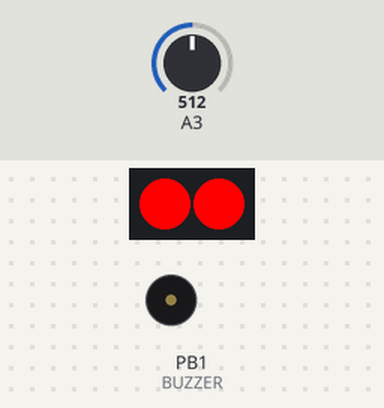
A sketch run on a simulated ATtiny85, built with avr-gcc and run on an emulated ATtiny85. Shown: 2 RGB LEDs in strip order, left to right, buzzer (waves = sounding). Inputs (shaded band) come from the test bench; at power-on: A3 = 512. Random numbers use the default seed unless the sketch sets one.

Above: at 2.1 s.
2.2 s: A3 set to 1009
3.7 s: A3 set to 1023
At 4.42 s:
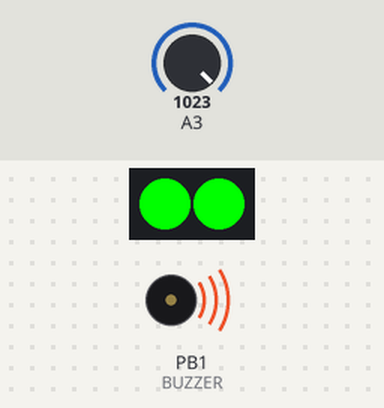
At 5.0 s:
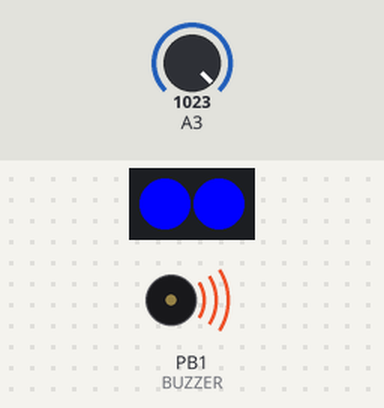
6.7 s: A3 set to 900
8.5 s: A3 set to 1023
At 9.11 s:
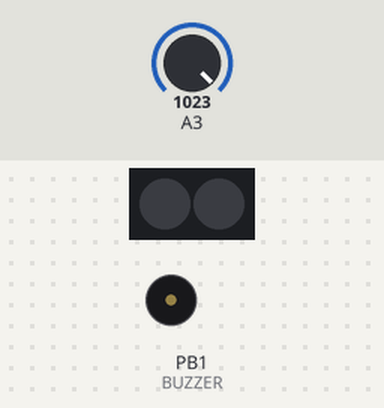
Timing chart, 0 to 24.8 s (numbered marks = the images above; inputs shaded):
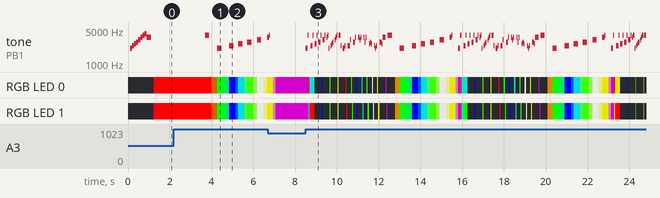

Measured:
- the behaviour switches between 1022 and 1023 on A3 (found by bisection; images 0 and 1)
- after the input at 2.2 s, every drawn part: stays the same
- after the input at 8.5 s, tone on PB1 (BUZZER): plays 2092 Hz for 0.10 s, 3937 Hz for 0.05 s, 2347 Hz for 0.10 s, 3937 Hz for 0.05 s, 2632 Hz for 0.10 s, 3937 Hz for 0.05 s … (120 notes in this stretch), starting at once
- by itself, tone on PB1 (BUZZER): plays 2092 Hz for 0.10 s, 2347 Hz for 0.10 s, 2632 Hz for 0.10 s, 2793 Hz for 0.10 s, 3145 Hz for 0.10 s, 3521 Hz for 0.10 s … (9 notes in this stretch)

The sketch:

ATTiny85_sound.ino
```cpp
/*

  #OSHWDem 19 - OSHWi
  Código para demo badged de la OSHWDem 2019
  Adaptado para emitir sonido con un buzzer
  by @akirasan

  Para programar el ATTiny85:
  - Arduno UNO con firmware cargado "ArduinoISP" (se encuentra en el IDE de Arduino como ejemplo)
  - Package Board: ATTinyCore Spence Konde http://drazzy.com/package_drazzy.com_index.json
  - Seleccionar la placa ATTiny85 (Procesador ATTiny85 / 16Mhz (PLL)
  - Opcional/Recomendable: La primera vez quemar bootloader antes del programa
  - Programador "Arduino as ISP"

*/

#include <Adafruit_NeoPixel.h>
#ifdef __AVR__
#include <avr/power.h>
#endif


#define PIN            2
#define PIN_BOTON      3
#define NUMPIXELS      2
#define BUZZER         1


/* TinyTone for ATtiny85 */

// Notes
const int Note_C  = 239;
const int Note_CS = 225;
const int Note_D  = 213;
const int Note_DS = 201;
const int Note_E  = 190;
const int Note_F  = 179;
const int Note_FS = 169;
const int Note_G  = 159;
const int Note_GS = 150;
const int Note_A  = 142;
const int Note_AS = 134;
const int Note_B  = 127;


Adafruit_NeoPixel pixels = Adafruit_NeoPixel(NUMPIXELS, PIN, NEO_GRB + NEO_KHZ800);

// G R B

#define naranja {57,255,0}
#define blanco {180,180,180}
#define amarillo {180,180,0}
#define celeste {128,0,124}
#define rojo {0,255,0}
#define azul {0,0,255}
#define verde {255,0,0}
#define violeta {0, 155, 155}
// --- Lista de colores a configurar

byte colores[][3] = {verde, rojo, azul, violeta, naranja, blanco, amarillo, celeste };
byte total_colores = (sizeof(colores) / 3) - 1;
byte color1;
byte color2;

byte click_boton = 0;
boolean nuevo_color = true;
unsigned int estado_boton;

boolean demo_mode = false;
boolean sound = true;


void setup() {
  // This is for Trinket 5V 16MHz, you can remove these three lines if you are not using a Trinket
#if defined (__AVR_ATtiny85__)
  if (F_CPU == 16000000) clock_prescale_set(clock_div_1);
#endif

  pinMode(PIN, OUTPUT);
  pinMode(BUZZER, OUTPUT);
  pixels.begin();
  randomSeed(analogRead(0));


  // MODO OCULTO DEMO
  estado_boton = analogRead(PIN_BOTON);
  delay(100);
  if (estado_boton == 1023 ) {
    demo_mode = true;
    for (byte a = 0; a < 50; a++) {
      efecto_leds(1, 2, 0);
    }
    delay(250);
  }

  playTuneStart();
}


boolean ajustar_RGB(byte *ci, byte *cf) {
  boolean ajuste = true;
  byte color_ini, color_fin;
  color_ini = *ci;
  color_fin = *cf;

  if (color_ini == color_fin) {
    ajuste = false;
  }
  else {
    if (color_ini < color_fin) {
      color_ini++;
    }
    else {
      color_ini--;
    }
  }
  *ci = color_ini;
  *cf = color_fin;

  return ajuste;
}


void fundir_a_color(byte icolor) {
  boolean r = true, g = true , b = true;
  byte gf = colores[icolor][0], rf = colores[icolor][1], bf = colores[icolor][2];
  byte ri, gi, bi;

  // comparamos el color actual con el nuevo para ver si tiene sentido el fundido.
  uint32_t color_actual = pixels.getPixelColor(1);
  uint32_t color_solicitado = pixels.Color(gf, rf, bf);

  if (color_actual != color_solicitado) {
    if (icolor == 0) {
      gi = colores[total_colores][0];
      ri = colores[total_colores][1];
      bi = colores[total_colores][2];

    }
    else {
      gi = colores[icolor - 1][0];
      ri = colores[icolor - 1][1];
      bi = colores[icolor - 1][2];

    }

    while (r || g || b) {
      if (r) {
        r = ajustar_RGB(&ri, &rf);
      }
      if (g) {
        g = ajustar_RGB(&gi, &gf);
      }
      if (b) {
        b = ajustar_RGB(&bi, &bf);
      }
      pixels.setPixelColor(0, pixels.Color(gi, ri, bi));
      pixels.setPixelColor(1, pixels.Color(gi, ri, bi));
      pixels.show();
      delay(1);

    }
  }
}


// efecto N, con el color N
void efecto_leds(byte iefecto, byte color1 , byte color2) {
  byte gf = colores[color1][0], rf = colores[color1][1], bf = colores[color1][2];

  if (iefecto == 1) {
    //    for (int i = 0; i < 10; i++) {
    pixels.setPixelColor(0, pixels.Color(gf, rf, bf));
    pixels.setPixelColor(1, pixels.Color(gf, rf, bf));
    pixels.show();
    delay(20);
    pixels.setPixelColor(0, pixels.Color(0, 0, 0));
    pixels.setPixelColor(1, pixels.Color(0, 0, 0));
    pixels.show();
    delay(20);
    //    }
  }
  if (iefecto == 2) {
    //    for (int i = 0; i < 10; i++) {
    pixels.setPixelColor(0, pixels.Color(gf, rf, bf));
    pixels.setPixelColor(1, pixels.Color(0, 0, 0));
    pixels.show();
    delay(50);
    pixels.setPixelColor(0, pixels.Color(0, 0, 0));
    pixels.setPixelColor(1, pixels.Color(gf, rf, bf));
    pixels.show();
    delay(50);
    //    }
    pixels.setPixelColor(0, pixels.Color(0, 0, 0));
    pixels.setPixelColor(1, pixels.Color(0, 0, 0));
    pixels.show();
  }
  /*
    if (iefecto == 3) {
    // selecciona el color1 y color2 de la lista
    byte ga = colores[1][0], ra = colores[1][1], ba = colores[1][2];
    byte gb = colores[2][0], rb = colores[2][1], bb = colores[2][2];

    pixels.setPixelColor(0, pixels.Color(ga, ra, ba));
    pixels.setPixelColor(1, pixels.Color(0, 0, 0));
    pixels.show();
    delay(50);
    pixels.setPixelColor(0, pixels.Color(0, 0, 0));
    pixels.setPixelColor(1, pixels.Color(gb, rb, bb));
    pixels.show();
    delay(50);
    pixels.setPixelColor(0, pixels.Color(0, 0, 0));
    pixels.setPixelColor(1, pixels.Color(0, 0, 0));
    pixels.show();
    }
  */
  if (iefecto == 4) {
    byte ga = colores[color1][0], ra = colores[color1][1], ba = colores[color1][2];
    byte gb = colores[color2][0], rb = colores[color2][1], bb = colores[color2][2];

    pixels.setPixelColor(0, pixels.Color(ga, ra, ba));
    pixels.setPixelColor(1, pixels.Color(gb, rb, bb));
    pixels.show();
    delay(50);
    pixels.setPixelColor(0, pixels.Color(gb, rb, bb));
    pixels.setPixelColor(1, pixels.Color(ga, ra, ba));
    pixels.show();
    delay(50);
  }

}


// Colores GRB
void loop() {

  if (!demo_mode) {

    estado_boton = analogRead(PIN_BOTON);

    // click boton
    if (estado_boton == 1023 ) {
      click_boton++;
      sound = true;
    }
  }
  else
  {
    click_boton++;
  }


  switch (click_boton) {
    case 1:
      if (sound) {
        TinyTone(Note_A, 4, 100);
        TinyTone(Note_A, 4, 100);
        sound = false;
      }
      fundir_a_color(0);
      break;
    case 2:
      if (sound) {
        TinyTone(Note_B, 4, 100);
        TinyTone(Note_B, 4, 100);
        sound = false;
      }
      fundir_a_color(1);
      break;
    case 3:
      if (sound) {
        TinyTone(Note_C, 4, 100);
        TinyTone(Note_C, 4, 100);
        sound = false;
      }
      fundir_a_color(2);
      break;
    case 4:
      if (sound) {
        TinyTone(Note_D, 4, 100);
        TinyTone(Note_D, 4, 100);
        sound = false;
      }
      fundir_a_color(3);
      break;
    case 5:
      if (sound) {
        TinyTone(Note_E, 4, 100);
        TinyTone(Note_E, 4, 100);
        sound = false;
      }
      fundir_a_color(4);
      break;
    case 6:
      if (sound) {
        TinyTone(Note_F, 4, 100);
        TinyTone(Note_F, 4, 100);
        sound = false;
      }
      fundir_a_color(5);
      break;
    case 7:
      if (sound) {
        TinyTone(Note_G, 4, 100);
        TinyTone(Note_G, 4, 100);
        sound = false;
      }
      fundir_a_color(6);
      break;
    case 8:
      if (sound) {
        TinyTone(Note_A, 4, 50);
        TinyTone(Note_A, 4, 50);
        TinyTone(Note_B, 4, 50);
        sound = false;
      }
      fundir_a_color(7);
      nuevo_color = true;
      break;
    case 9:
      if (nuevo_color) {
        color1 = random(0, total_colores);
        color2 = random(0, total_colores);
        nuevo_color = false;
      }
      if (sound) {
        TinyTone(Note_C, 4, 50);
        TinyTone(Note_C, 4, 50);
        TinyTone(Note_B, 4, 50);
        sound = false;
      }
      efecto_leds(4, color1, color2);
      break;
    case 10:
      if (sound) {
        TinyTone(Note_D, 4, 50);
        TinyTone(Note_D, 4, 50);
        TinyTone(Note_B, 4, 50);
        sound = false;
      }
      efecto_leds(1, 0, 0);
      break;
    case 11:
      if (sound) {
        TinyTone(Note_E, 4, 50);
        TinyTone(Note_E, 4, 50);
        TinyTone(Note_B, 4, 50);
        sound = false;
      }
      efecto_leds(1, 1, 0);
      break;
    case 12:
      if (sound) {
        TinyTone(Note_F, 4, 50);
        TinyTone(Note_F, 4, 50);
        TinyTone(Note_B, 4, 50);
        sound = false;
      }
      efecto_leds(1, 2, 0);
      break;
    case 13:
      if (sound) {
        TinyTone(Note_G, 4, 50);
        TinyTone(Note_G, 4, 50);
        TinyTone(Note_B, 4, 50);
        sound = false;
      }
      efecto_leds(1, 3, 0);
      break;
    case 14:
      if (sound) {
        TinyTone(Note_A, 4, 50);
        TinyTone(Note_B, 4, 50);
        TinyTone(Note_C, 4, 50);
        sound = false;
      }
      efecto_leds(1, 4, 0);
      break;
    case 15:
      if (sound) {
        TinyTone(Note_D, 4, 50);
        TinyTone(Note_E, 4, 50);
        TinyTone(Note_F, 4, 50);
        sound = false;
      }
      efecto_leds(1, 5, 0);
      break;
    case 16:
      if (sound) {
        TinyTone(Note_G, 4, 50);
        TinyTone(Note_A, 4, 50);
        TinyTone(Note_B, 4, 50);
        sound = false;
      }
      efecto_leds(1, 6, 0);
      break;
    case 17:
      if (sound) {
        TinyTone(Note_B, 4, 50);
        TinyTone(Note_B, 4, 50);
        TinyTone(Note_D, 4, 50);
        sound = false;
      }
      efecto_leds(1, 7, 0);
      break;
    case 18:
      if (sound) {
        TinyTone(Note_C, 4, 50);
        TinyTone(Note_C, 4, 50);
        TinyTone(Note_D, 4, 50);
        sound = false;
      }
      efecto_leds(2, 0, 0);
      break;
    case 19:
      if (sound) {
        TinyTone(Note_D, 4, 50);
        TinyTone(Note_D, 4, 50);
        TinyTone(Note_G, 4, 50);
        sound = false;
      }
      efecto_leds(2, 1, 0);
      break;
    case 20:
      if (sound) {
        TinyTone(Note_F, 4, 50);
        TinyTone(Note_F, 4, 50);
        TinyTone(Note_A, 4, 50);
        sound = false;
      }
      efecto_leds(2, 2, 0);
      break;
    case 21:
      if (sound) {
        TinyTone(Note_A, 4, 50);
        TinyTone(Note_G, 4, 50);
        TinyTone(Note_A, 4, 50);
        sound = false;
      }
      efecto_leds(2, 3, 0);
      break;
    case 22:
      if (sound) {
        TinyTone(Note_A, 4, 50);
        TinyTone(Note_F, 4, 50);
        TinyTone(Note_A, 4, 50);
        sound = false;
      }
      efecto_leds(2, 4, 0);
      break;
    case 23:
      if (sound) {
        TinyTone(Note_E, 4, 50);
        TinyTone(Note_F, 4, 50);
        TinyTone(Note_E, 4, 50);
        sound = false;
      }
      efecto_leds(2, 5, 0);
      break;
    case 24:
      if (sound) {
        TinyTone(Note_D, 4, 50);
        TinyTone(Note_C, 4, 50);
        TinyTone(Note_D, 4, 50);
        sound = false;
      }
      efecto_leds(2, 6, 0);
      break;
    case 25:
      if (sound) {
        TinyTone(Note_F, 4, 50);
        TinyTone(Note_F, 4, 50);
        TinyTone(Note_E, 4, 50);
        TinyTone(Note_A, 4, 150);
        sound = false;
      }
      efecto_leds(2, 7, 0);
      break;
    default:
      click_boton = 1;
      break;
  }


}


void TinyTone(unsigned char divisor, unsigned char octave, unsigned long duration)
{
  TCCR1 = 0x90 | (8 - octave); // for 1MHz clock
  // TCCR1 = 0x90 | (11-octave); // for 8MHz clock
  OCR1C = divisor - 1;       // set the OCR
  delay(duration);
  TCCR1 = 0x90;              // stop the counter
}

// Play a scale
void playTuneStart(void)
{
  TinyTone(Note_C, 4, 100);
  TinyTone(Note_D, 4, 100);
  TinyTone(Note_E, 4, 100);
  TinyTone(Note_F, 4, 100);
  TinyTone(Note_G, 4, 100);
  TinyTone(Note_A, 4, 100);
  TinyTone(Note_B, 4, 100);
  TinyTone(Note_C, 5, 100);
}
```
